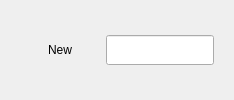
      <widget class="QWidget" name="vehicle_header_buttons">
       <property name="styleSheet">
        <string notr="true"/>
       </property>
       <layout class="QGridLayout" name="gridLayout_16">
        <item row="0" column="0">
         <widget class="QFrame" name="vehicle_header_frame">
          <property name="minimumSize">
           <size>
            <width>0</width>
            <height>50</height>
           </size>
          </property>
          <property name="styleSheet">
           <string notr="true"/>
          </property>
          <property name="frameShape">
           <enum>QFrame::NoFrame</enum>
          </property>
          <property name="frameShadow">
           <enum>QFrame::Raised</enum>
          </property>
          <layout class="QGridLayout" name="gridLayout_17">
           <item row="0" column="1">
            <layout class="QGridLayout" name="gridLayout_20">
             <item row="0" column="1">
              <widget class="QLineEdit" name="vehicle_search_line">
               <property name="minimumSize">
                <size>
                 <width>0</width>
                 <height>30</height>
                </size>
               </property>
               <property name="maximumSize">
                <size>
                 <width>600</width>
                 <height>16777215</height>
                </size>
               </property>
               <property name="styleSheet">
                <string notr="true"/>
               </property>
               <property name="alignment">
                <set>Qt::AlignCenter</set>
               </property>
              </widget>
             </item>
             <item row="0" column="0">
              <widget class="QPushButton" name="new_vehicle_button">
               <property name="minimumSize">
                <size>
                 <width>0</width>
                 <height>0</height>
                </size>
               </property>
               <property name="maximumSize">
                <size>
                 <width>200</width>
                 <height>16777215</height>
                </size>
               </property>
               <property name="styleSheet">
                <string notr="true"/>
               </property>
               <property name="text">
                <string>New</string>
               </property>
               <property name="icon">
                <iconset resource="openauto_resources.qrc">
                 <normaloff>:/resources/Icons/add-document.png</normaloff>:/resources/Icons/add-document.png</iconset>
               </property>
               <property name="iconSize">
                <size>
                 <width>30</width>
                 <height>30</height>
                </size>
               </property>
               <property name="flat">
                <bool>true</bool>
               </property>
              </widget>
             </item>
            </layout>
           </item>
          </layout>
         </widget>
        </item>
       </layout>
      </widget>
